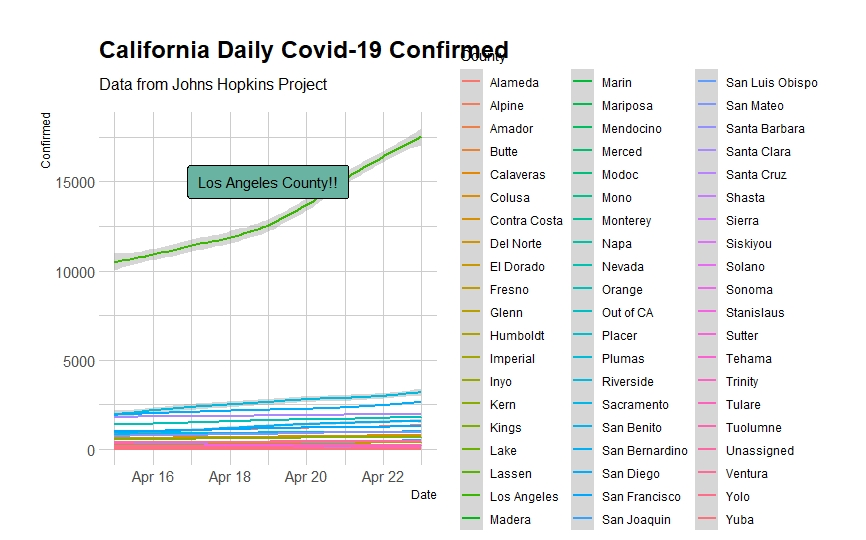

This figure's R source:
# Plots the Johns Hopkins Covid-19 time series for california 
# confirmed cases for all California counties.
# The data was obtained from https://github.com/CSSEGISandData/COVID-19.git

library(tidyverse)
library(plotly)
library(ggplot2)
library(dplyr)
library(hrbrthemes)
library(reshape2)
library(data.table)


jh_timeseries <- read_csv ("D:\\dev\\repos\\COVID-19\\csse_covid_19_data\\csse_covid_19_time_series\\time_series_covid19_confirmed_US.csv")

jh_ca <- filter(jh_timeseries, Province_State =="California")

jh_ca_melt <- melt(jh_ca, id=c("Admin2"), measure.vars=c("4/15/20","4/16/20","4/17/20","4/18/20","4/19/20","4/20/20","4/21/20",
                                                        "4/22/20","4/23/20"), variable.name="Date", value.name = "Confirmed")
jh_ca_melt$Date <- as.Date(jh_ca_melt$Date, format="%m/%d/%y")
setnames(jh_ca_melt, "Admin2", "County")


g <- ggplot(jh_ca_melt, aes(x=Date)) + 
  geom_smooth( aes(y=Confirmed, color=County)) +
  scale_x_date(limits=as.Date(c("2020-04-15", Sys.Date()))) +
  labs(x = "Date", y = "Confirmed", 
       title = "California Daily Covid-19 Confirmed", subtitle = "Data from Johns Hopkins Project") +
  theme_ipsum() +
  geom_label(
    label="Los Angeles County!!", 
    x=as.Date(c("2020-04-19")),
    y=15000,
    label.padding = unit(0.55, "lines"), # Rectangle size around label
    label.size = 0.35,
    color = "black",
    fill="#69b3a2"
  )

show(g)
